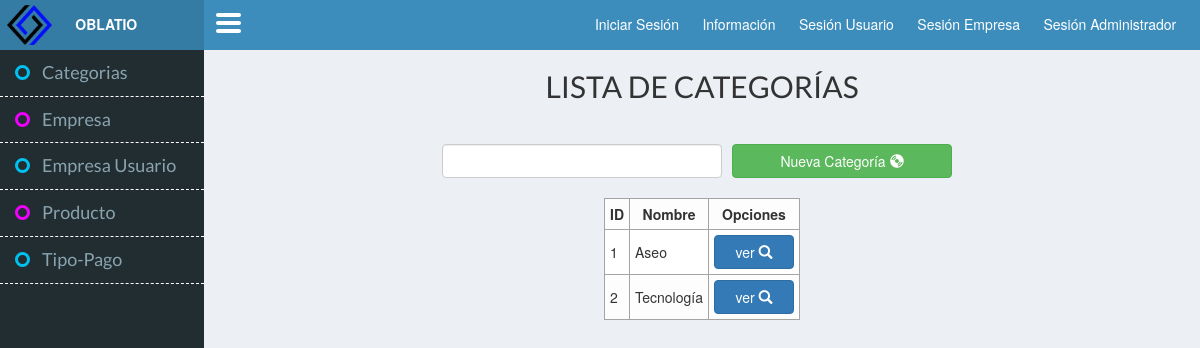
Screenshot of /index.php?controller=Categoria&action=index with the database file from the repository.
### tables this page shows
CREATE TABLE `categoria` (
  `cat_id` int(11) NOT NULL,
  `cat_nombre` varchar(30) NOT NULL,
  `cat_descripcion` varchar(200) NOT NULL
);

### core/ControladorBase.php (called while the page is built, shortened)
<?php
class ControladorBase {
    protected $layout;
    public function __construct() {
        require_once 'Conectar.php';
        require_once 'EntidadBase.php';
        if (isset($_SESSION['adm_tipo_administrador'])) {
            $this->layout = 'admin';
        }elseif (isset ( $_SESSION['emp_cod'])) {
            $this->layout = 'empresa';
        } elseif (isset ( $_SESSION['usu_cod'])) {
            $this->layout = 'usuario';
        }
        else {
            $this->layout = 'principal';
        }
    }
    public function view($vista, $datos = null) {
        require_once 'view/layouts/' . $this->layout . '.php';
    }
}
?>

### controller/CategoriaController.php (called while the page is built, shortened)
<?php
class CategoriaController extends ControladorBase {
    public $adapter;
    public function __construct() {
        $this->conectar = new Conectar();
        $this->adapter = $this->conectar->conexion();
    }
    public function index() {
        $categoria = new Categorias($this->adapter);
        $allusers = $categoria->getAll();
        $this->view("categoria/indexCategoriaView", array(
            "allusers" => $allusers,
            "nombre" => "ADSI"
        ));
    }
}

### core/Conectar.php (called while the page is built)
<?php
class Conectar
{
    private $driver;
    private $host, $user, $pass, $database, $charset;
    public function __construct()
    {
        $db_cfg = require_once 'config/database.php';
        $this->driver =$db_cfg["driver"];
        $this->host =$db_cfg["host"];
        $this->user =$db_cfg["user"];
        $this->pass =$db_cfg["pass"];
        $this->database =$db_cfg["database"];
        $this->charset =$db_cfg["charset"];
    }
    public function conexion()
    {
        if ($this->driver == "mysql" || $this->driver == null){
            $con = new mysqli($this->host, $this->user, $this->pass, $this->database);
            $con->query("SET NAMES '".$this->charset."'");
        }
        return $con;
    }
}
?>

### config/database.php (called while the page is built)
<?php
return array(
    "driver"    =>"mysql",
    "host"      =>"localhost",
    "user"      =>"root",
    "pass"      =>"",
    "database"  =>"oblatio_mvc_bd",
    "charset"   =>"utf8"
);
?>

### model/Categorias.php (called while the page is built, shortened)
<?php
class Categorias extends EntidadBase {
    public function __construct($adapter) {
        $table = "categoria";
    }
}
?>

### core/EntidadBase.php (called while the page is built, shortened)
<?php
class EntidadBase {
    private $table;
    private $db;
    public function __construct($table, $adapter) {
        $this->table = (string) $table;
        $this->db = $adapter;
    }
    public function getAll() {
        $query = $this->db->query("SELECT * FROM $this->table");
        $resultSet = null;
        while ($row = $query->fetch_object()) {
            $resultSet[] = $row;
        }
        return $resultSet;
    }
}
?>

### view/categoria/indexCategoriaView.php (the view, shortened to what this page needs)
<div id="" class="col-xs-12">
    <h3 class="textoCentrado FuenteTitulo tamanioFuente2">LISTA DE CATEGORÍAS<h3/>
        <hr/>
</div>
<div id="" class="col-xs-12">
    <div class="centrarBusqueda ">
        <input type = "text" name="busqueda" class="form-control campoBusqueda"/>
        <a href = "<?php echo "index.php?controller=categoria&action=nuevoRegistro"; ?>" class="btn btn-success botonCrear">
            Nueva Categoría
            <i class="glyphicon glyphicon-cd"></i>
        </a>
    </div>
</div>
<div class="col-xs-12">
    <table id="tabla" class="centrarTabla">
        <thead>
            <tr>
                <th class="textoCentrado">ID</th>
                <th class="textoCentrado">Nombre</th>
                <th class="textoCentrado">Opciones</th>
            </tr>
        </thead>
        <tbody>
            <?php
            if (isset($allusers)) {
                foreach ($allusers as $user) {
                    ?>
                    <tr>
                        <td><?php echo $user->cat_id; ?></td>
                        <td><?php echo $user->cat_nombre; ?></td>
                        <td>
                            <a href = "<?php echo "index.php?controller=categoria&action=ver"; ?>&codigo=<?php echo $user->cat_id; ?>"  class="btn btn-primary anchoBoton">
                                ver
                                <i class="glyphicon glyphicon-search"></i>
                            </a>
                        </td>
                    </tr>
                    <?php
                }
            }
            ?>
        </tbody>
    </table>
</div>

### css/cssPrincipal.css (style rules this page uses)
body { margin: 0; padding-top: 50px; background-color: #ECF0F5; }
td, th { border: #A4A4A4 1px solid; padding: 5px; }
.centrarTabla { margin: 0 auto; }
.textoCentrado { text-align: center; }
.anchoBoton { width: 80px; }
.botonCrear { width: 220px; margin-left: 10px; }
.campoBusqueda { float: left; width: 280px; }
.centrarBusqueda { float: none; margin: 0 auto; width: 520px; margin-bottom: 20px !important; }

### css/_fuentes.css (style rules this page uses)
.FuenteTitulo { font-family: 'Lato', sans-serif; }
.tamanioFuente2 { font-size: 30px; }

### rows the page displays
categoria: cat_id "1", cat_nombre "Aseo"
categoria: cat_id "2", cat_nombre "Tecnología"
